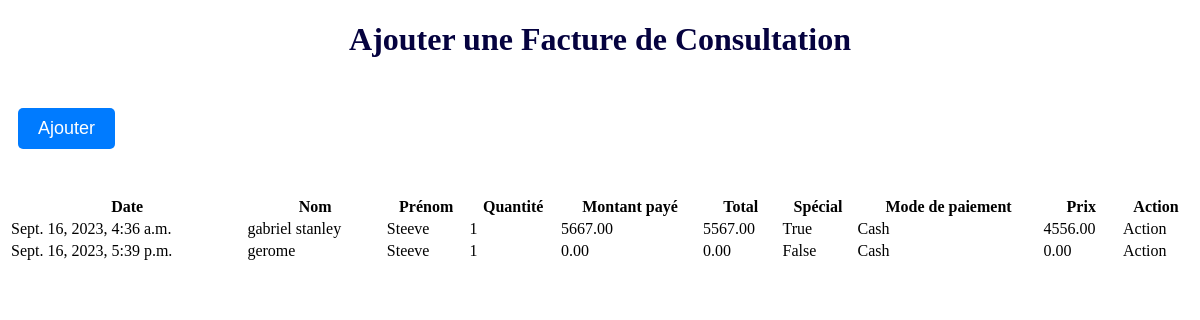
The app's page /factureconsultation/ (signed in) with its own data.
### apphopital/models.py (models this page shows, shortened)
class FactureConsultation(models.Model):
    factureconsultation_id = models.AutoField(primary_key=True)
    caissiere = models.ForeignKey(Caissiere, on_delete=models.CASCADE)
    date = models.DateTimeField(default=timezone.now)
    nom_patient = models.CharField(max_length=100)
    prenom_patient = models.CharField(max_length=100)
    Consultation = models.ForeignKey(ConsultationDetail, on_delete=models.CASCADE)
    quantite = models.PositiveIntegerField(default=1)
    montant_paye = models.DecimalField(max_digits=10, decimal_places=2, default=0.0)
    total = models.DecimalField(max_digits=10, decimal_places=2, default=0.0)
    special = models.BooleanField(default=False)
    mode_paiement = models.ForeignKey(ModePaiement, on_delete=models.CASCADE)
    prix = models.DecimalField(max_digits=10, decimal_places=2, default=0.0)

class ModePaiement(models.Model):
    nom = models.CharField(max_length=100)

### apphopital/views.py (the view)
# urls.py: path('factureconsultation/', views.facture_consultation_view, name='facture_consultation_view'),
@login_required
def facture_consultation_view(request):
    factures_consultation = FactureConsultation.objects.all()
    if request.method == 'POST':
        form = FactureConsultationForm(request.POST)
        if form.is_valid():
            caissiere = form.cleaned_data['caissiere']
            date = form.cleaned_data['date']
            nom_patient = form.cleaned_data['nom_patient']
            prenom_patient = form.cleaned_data['prenom_patient']
            Consultation = form.cleaned_data['Consultation']
            quantite = form.cleaned_data['quantite']
            montant_paye = form.cleaned_data['montant_paye']
            total = form.cleaned_data['total']
            special = form.cleaned_data['special']
            mode_paiement = form.cleaned_data['mode_paiement']
            prix = form.cleaned_data['prix']
            facture_consultation = FactureConsultation(
                caissiere=caissiere,
                date=date,
                nom_patient=nom_patient,
                prenom_patient=prenom_patient,
                Consultation=Consultation,
                quantite=quantite,
                montant_paye=montant_paye,
                total=total,
                special=special,
                mode_paiement=mode_paiement,
                prix=prix
            )
            facture_consultation.save()
            form = FactureConsultationForm()  # Réinitialiser le formulaire après l'ajout de la facture de consultation
    else:
        form = FactureConsultationForm()
        factures_consultation = FactureConsultation.objects.all()
    return render(request, 'factureconsultation.html', {'form': form, 'factures_consultation': factures_consultation})

### apphopital/models.py (called while the page is built)
    def __str__(self):
        return f"{self.prenom} {self.nom}"

    def __str__(self):
        return f" {self.nom}"

    def __str__(self):
        return self.nom

### apphopital/templates/factureconsultation.html (shortened to what this page needs)
<!DOCTYPE html>
<html lang="fr">
<head>
</head>
<body>
    <h1>Ajouter une Facture de Consultation</h1><br>
<div class="container" style="padding: 10px;-ms-grid-column-align: center; ">
    <button id="ouvrirPopup">Ajouter</button><br><br><br>
</div>
    <table style="width: 100%;">
        <thead>
            <tr>
                <th>Date</th>
                <th>Nom</th>
                <th>Prénom</th>
                <th>Quantité</th>
                <th>Montant payé</th>
                <th>Total</th>
                <th>Spécial</th>
                <th>Mode de paiement</th>
                <th>Prix</th>
                <th>Action</th>
            </tr>
        </thead>
        <tbody>
            {% for facture in factures_consultation %}
            <tr>
                <td>{{ facture.date }}</td>
                <td>{{ facture.nom_patient }}</td>
                <td>{{ facture.prenom_patient }}</td>
                <td>{{ facture.quantite }}</td>
                <td>{{ facture.montant_paye }}</td>
                <td>{{ facture.total }}</td>
                <td>{{ facture.special }}</td>
                <td>{{ facture.mode_paiement }}</td>
                <td>{{ facture.prix }}</td>
                <td>Action</td>
            </tr>
            {% empty %}
            <tr>
                <td colspan="9">Aucune facture de consultation enregistrée.</td>
            </tr>
            {% endfor %}
        </tbody>
    </table>
</body>
</html>

### apphopital/templates/factureconsultation.html (style rules this page uses)
h1 { text-align: center; color: #05023f; }
button { background-color: #007bff; color: #fff; border: none; padding: 10px 20px; font-size: 18px; cursor: pointer; border-radius: 5px; }

### records on screen
FactureConsultation: date "Sept. 16, 2023, 4:36 a.m.", nom_patient "gabriel stanley", prenom_patient "Steeve", quantite "1", montant_paye "5667.00", total "5567.00", special "True", mode_paiement "Cash", prix "4556.00"
FactureConsultation: date "Sept. 16, 2023, 5:39 p.m.", nom_patient "gerome", prenom_patient "Steeve", quantite "1", montant_paye "0.00", total "0.00", special "False", mode_paiement "Cash", prix "0.00"
